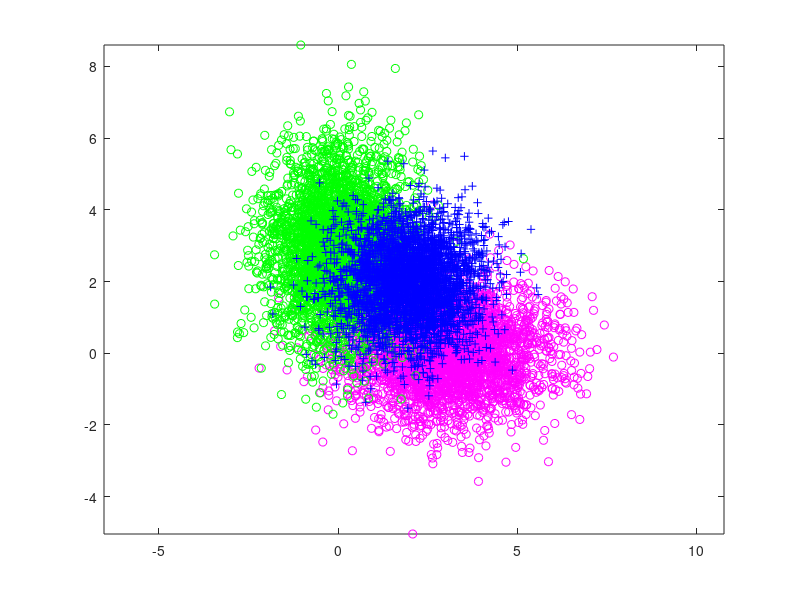

Here is the MATLAB script that generated this plot:
function [x,labels] = generateDataA1Q1(~)
N = 10000;
figure(1), clf,     %colors = 'bm'; markers = 'o+';
classPriors = [0.65,0.35];
labels = (rand(1,N) >= classPriors(1));
for l = 0:1
    indl = find(labels==l);
    if l == 0
        N0 = length(indl);
        w0 = [0.5,0.5]; mu0 = [3 0;0 3];
        Sigma0(:,:,1) = [2 0;0 1]; Sigma0(:,:,2) = [1 0;0 2];
        gmmParameters.priors = w0; % priors should be a row vector
        gmmParameters.meanVectors = mu0;
        gmmParameters.covMatrices = Sigma0;
        [x(:,indl),components] = generateDataFromGMM(N0,gmmParameters);
        plot(x(1,indl(components==1)),x(2,indl(components==1)),'mo'), hold on, 
        plot(x(1,indl(components==2)),x(2,indl(components==2)),'go'), hold on, 
        
    elseif l == 1
        m1 = [2;2]; C1 = eye(2);
        N1 = length(indl);
        x(:,indl) = mvnrnd(m1,C1,N1)';
        plot(x(1,indl),x(2,indl),'b+'), hold on,
        axis equal,
    end
    file_name = 'test.mat';
    save(file_name, 'x', 'labels');
end
%%%
function [x,labels] = generateDataFromGMM(N,gmmParameters)
% Generates N vector samples from the specified mixture of Gaussians
% Returns samples and their component labels
% Data dimensionality is determined by the size of mu/Sigma parameters
priors = gmmParameters.priors; % priors should be a row vector
meanVectors = gmmParameters.meanVectors;
covMatrices = gmmParameters.covMatrices;
n = size(gmmParameters.meanVectors,1); % Data dimensionality
C = length(priors); % Number of components
x = zeros(n,N); labels = zeros(1,N); 
% Decide randomly which samples will come from each component
u = rand(1,N); thresholds = [cumsum(priors),1];
for l = 1:C
    indl = find(u <= thresholds(l)); Nl = length(indl);
    labels(1,indl) = l*ones(1,Nl);
    u(1,indl) = 1.1*ones(1,Nl); % these samples should not be used again
    x(:,indl) = mvnrnd(meanVectors(:,l),covMatrices(:,:,l),Nl)';
end